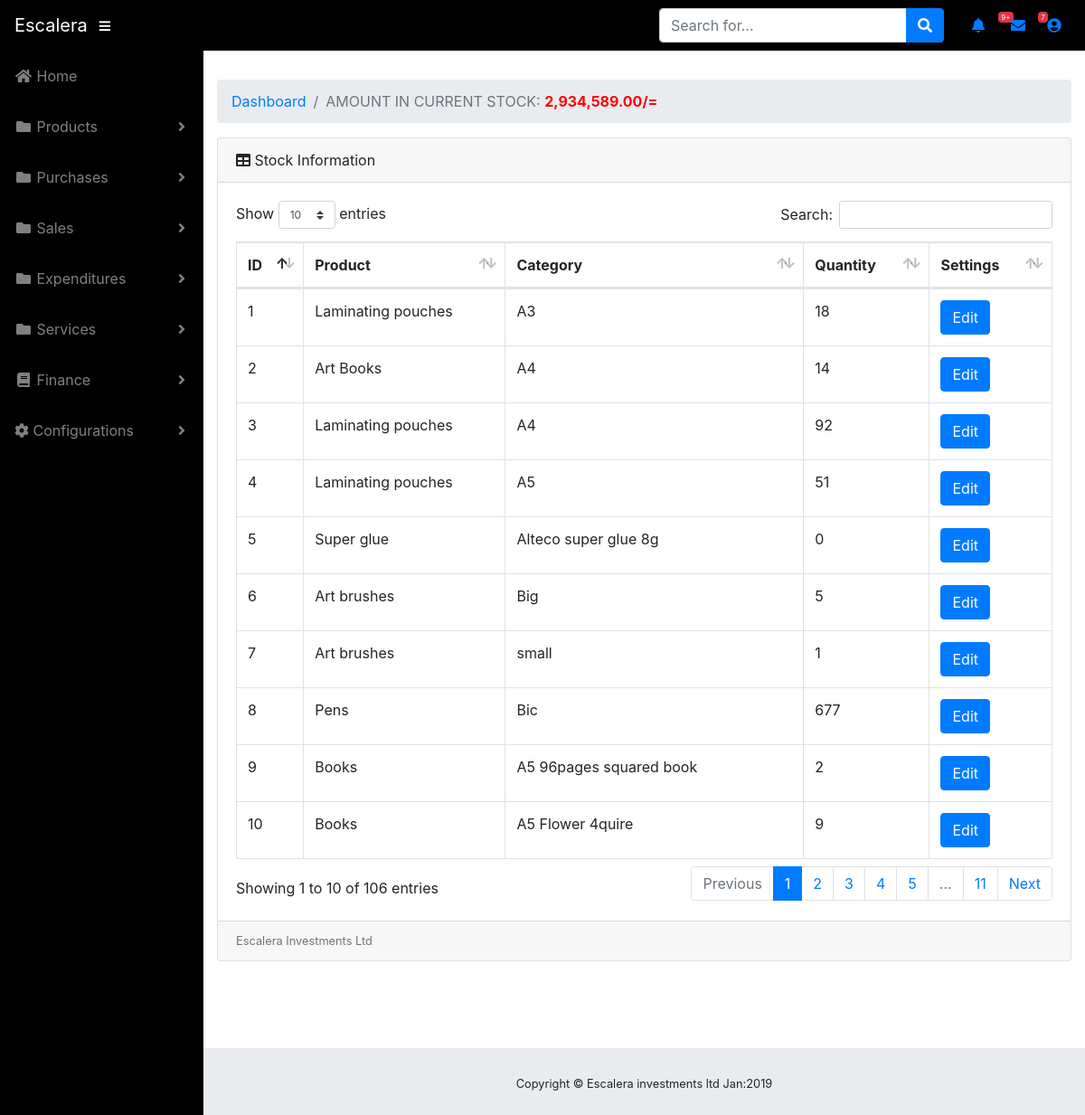
Page /index.php/Welcome/available_products on the committed database.
### tables this page shows
CREATE TABLE `purchases` (
  `PurchaseId` int(11) NOT NULL,
  `ItemId` int(11) NOT NULL,
  `Category` int(11) NOT NULL,
  `UnitPrice` float NOT NULL,
  `SellPrice` float NOT NULL,
  `Quantity` int(11) NOT NULL,
  `current_stock` int(11) NOT NULL,
  `DateOfPurchase` date NOT NULL
);

CREATE TABLE `item` (
  `ItemId` int(11) NOT NULL,
  `Name` varchar(30) NOT NULL
);

CREATE TABLE `item_category` (
  `id` int(11) NOT NULL,
  `ItemId` int(11) DEFAULT NULL,
  `Option` varchar(30) DEFAULT NULL
);

### application/controllers/Welcome.php (called while the page is built, shortened)
<?php
class Welcome extends CI_Controller {
	public function __construct(){
		 $this->load->library('session');
		 $this->load->library('cart');
		 $this->load->model('Escalera_Model');
	}
	public function available_products(){
		$this->load->view('header');
		$data['total'] = $this->Escalera_Model->get_amount_in_current_stock();
		$data['stock'] = $this->Escalera_Model->fetch_current_stock();
		$this->load->view('products/products_in_stock',$data);
		$this->load->view('table_footer');
	}
}

### index.php (called while the page is built, shortened)
<?php
require_once BASEPATH.'core/CodeIgniter.php';

### application/models/Escalera_Model.php (called while the page is built, shortened)
<?php
 class Escalera_Model extends CI_Model{
		public function fetch_current_stock()
		{
			return $this->db->query(
						      "SELECT PurchaseId,Name,Option,current_stock
						      FROM item
						      JOIN purchases ON item.ItemId = purchases.ItemId
						      JOIN item_category ON purchases.Category  = item_category.id
						      WHERE  Quantity > 0"
			                  )->result();
		}
		}
?>

### application/views/products/products_in_stock.php (the view)
<div id="content-wrapper">
  <div class="container-fluid">
        <ol class="breadcrumb">
          <li class="breadcrumb-item">
            <a href="#">Dashboard</a>
          </li>
          <li class="breadcrumb-item active">AMOUNT IN CURRENT STOCK: <?php  echo "<b style='color:red;'>". number_format($total,2)."/= </b>";?></li>
        </ol>
        <div class="card mb-3">
          <div class="card-header">
            <i class="fas fa-table"></i>
            Stock Information</div>
          <div class="card-body">
            <div class="table-responsive">
              <table class="table table-bordered" id="dataTable" width="100%" cellspacing="0">
                <thead>
                  <tr>
                    <th>ID</th>
                    <th>Product</th>
                    <th>Category</th>
                    <th>Quantity</th>
                    <th>Settings</th>
                  </tr>
                </thead>
                <tbody>
                  <?php
                      foreach($stock as $row){
                      echo " <tr><td>".$row->PurchaseId."</td>";
                      echo "<td>".$row->Name."</td>";
                      echo "<td>".$row->Option."</td>";
                      echo "<td>".$row->current_stock."</td>";
                      echo "<td><a href='' class='btn btn-primary'>Edit </a></td>";
                      echo "</tr>";
                    }
                    ?>
                </tbody>
              </table>
            </div>
          </div>

### assets/css/sb-admin.css (style rules this page uses)
html { position: relative; min-height: 100%; }
body { height: 100%; }
#wrapper #content-wrapper { overflow-x: hidden; width: 100%; padding-top: 1rem; padding-bottom: 80px; }
:root { --input-padding-x: 0.75rem; --input-padding-y: 0.75rem; }

### rows in the picture
purchases: PurchaseId "1", ItemId.Name "Laminating pouches", Category.Option "A3", current_stock "18"
purchases: PurchaseId "3", ItemId.Name "Laminating pouches", Category.Option "A4", current_stock "92"
purchases: PurchaseId "4", ItemId.Name "Laminating pouches", Category.Option "A5", current_stock "51"
purchases: PurchaseId "2", ItemId.Name "Art Books", Category.Option "A4", current_stock "14"
purchases: PurchaseId "5", ItemId.Name "Super glue", Category.Option "Alteco super glue 8g", current_stock "0"
purchases: PurchaseId "6", ItemId.Name "Art brushes", Category.Option "Big", current_stock "5"
purchases: PurchaseId "7", ItemId.Name "Art brushes", Category.Option "small", current_stock "1"
purchases: PurchaseId "8", ItemId.Name "Pens", Category.Option "Bic", current_stock "677"
purchases: PurchaseId "9", ItemId.Name "Books", Category.Option "A5 96pages squared book", current_stock "2"
purchases: PurchaseId "10", ItemId.Name "Books", Category.Option "A5 Flower 4quire", current_stock "9"

### other values in the picture
$total "2,934,589.00"
